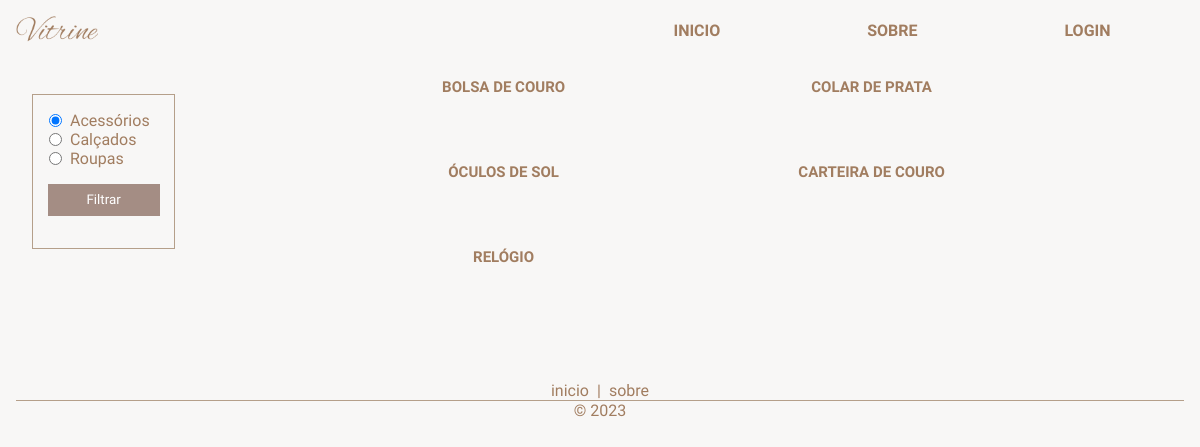
/views/produtos.php?categoria=Acessórios, run on the app's committed database.
### tables this page shows
CREATE TABLE categorias (
    id_categoria INT PRIMARY KEY AUTO_INCREMENT,
    nome_categoria VARCHAR(255) NOT NULL,
    img_categoria LONGBLOB
);

CREATE TABLE produtos (
    id_produto INT PRIMARY KEY AUTO_INCREMENT,
    nome_produto VARCHAR(255) NOT NULL,
    preco DECIMAL(6,2) NOT NULL,
    img_produto LONGBLOB,
    id_categoria INT,
    FOREIGN KEY (id_categoria) REFERENCES categorias (id_categoria)
);

### models/categoria.php (called while the page is built, shortened)
<?php
class Categoria
{
    public static function listar()
    {
        $query = "SELECT * FROM categorias ORDER BY nome_categoria ASC";
        $conexao = Conexao::conectar();
        $stmt = $conexao->prepare($query);
        $stmt->execute();
        $lista = $stmt->fetchAll();
        return $lista;
    }
}

### models/produto.php (called while the page is built, shortened)
<?php
class Produto
{
    public static function listarPorCategoria($categoria)
    {
        $query = "SELECT p.*, c.nome_categoria FROM produtos p
        JOIN categorias c ON p.id_categoria = c.id_categoria WHERE c.nome_categoria = :categoria";
        $conexao = Conexao::conectar();
        $stmt = $conexao->prepare($query);
        $stmt->bindValue(':categoria', $categoria);
        $stmt->execute();
        $lista = $stmt->fetchAll();
        return $lista;
    }
}

### views/produtos.php (the view, shortened to what this page needs)
<?php
require_once $_SERVER['DOCUMENT_ROOT'] . '/vitrine/layouts/_cabecalho.php';
require_once $_SERVER['DOCUMENT_ROOT'] . '/vitrine/models/categoria.php';
require_once $_SERVER['DOCUMENT_ROOT'] . '/vitrine/models/produto.php';
try {
    $categorias = Categoria::listar();
    if (isset($_GET['busca'])) {
        $termo = $_GET['busca'];
        $produtos = Produto::listarPorNome($termo);
    } else {
        $termo = $_GET['categoria'];
        $produtos = Produto::listarPorCategoria($termo);
    }
} catch (PDOException $e) {
    echo $e->getMessage();
}
?>
<section class="filtros-produtos">
    <section id="filtros">
        <form action="<?= $_SERVER['PHP_SELF'] ?>" method="get">
            <?php foreach ($categorias as $c) : ?>
                <div class="radios">
                    <input type="radio" name="categoria" id="categoria<?= $c['id_categoria'] ?>" value="<?= $c['nome_categoria'] ?>" <?= $termo == $c['nome_categoria'] ? 'checked' : '' ?>>
                    <label for="categoria<?= $c['id_categoria'] ?>"><?= $c['nome_categoria'] ?></label>
                </div>
            <?php endforeach; ?>
            <div class="campo-form">
                <input type="submit" value="Filtrar" class="btn self-center">
            </div>
        </form>
    </section>
    <section class="grade grade-produtos" id="produtos">
        <?php foreach ($produtos as $p) : ?>
            <div>
                <h2 class="titulo-cat"><?= $p['nome_produto'] ?></h2>
            </div>
        <?php endforeach; ?>
    </section>
</section>
<?php
require_once $_SERVER['DOCUMENT_ROOT'] . '/vitrine/layouts/_rodape.php';
?>

### layouts/_cabecalho.php (shortened to what this page needs)
<?php
$logado = isset($_SESSION['usuario']);
?>
<!DOCTYPE html>
<html lang="pt-BR">
<head>
    <link rel="stylesheet" href="/vitrine/css/style.css">
</head>
<body>
    <header>
        <nav>
            <div class="brand">
                <img src="/vitrine/img/android-chrome-512x512.png" alt="" width="100%">
            </div>
            <div class="navlinks">
                <a href="/vitrine/index.php">INICIO</a>
                <a href="/vitrine/views/sobre.php">SOBRE</a>
                <?php if (!$logado) : ?>
                    <a href="/vitrine/views/login.php">LOGIN</a>
                <?php else : ?>
                    <a href="/vitrine/controllers/logout_controller.php">LOGOUT</a>
                    <a href="/vitrine/views/perfil.php">PERFIL</a>
                <?php endif; ?>
            </div>
        </nav>
    </header>
    <main>

### layouts/_rodape.php (shortened to what this page needs)
</main>
<footer class="flex">
    <div class="links-rodape flex">
        <a href="">inicio</a>
        <span> | </span>
        <a href="">sobre</a>
    </div>
    <div>
        &copy; <?= date('Y') ?>
    </div>
</footer>
</body>
</html>

### css/style.css (style rules this page uses)
* { margin: 0; padding: 0; box-sizing: border-box; background-color: #f8f7f6; font-family: 'GFS Didot', serif; color: #a17d60; }
a { text-decoration: none; margin: 0 0.5rem; }
nav { padding: 1rem; display: flex; justify-content: space-between; align-items: center; }
nav a { font-weight: bold; }
.brand { width: 7%; }
.navlinks { width: 50%; display: flex; justify-content: space-around; }
main { padding: 1rem; }
input { border: 1px solid #b59f8a; padding: 0.5rem; width: 100%; }
form { padding: 1rem; border: 1px solid #b59f8a; }
.flex { display: flex; }
.btn { border: none; background-color: rgba(82, 37, 20, 0.5); width: 7rem; height: 2rem; padding: 0.5rem; color: white; cursor: pointer; padding: 0.5rem; }
.titulo-cat { text-transform: uppercase; font-size: 15px; }
.self-center { align-self: center; }
.grade, .grade-painel { display: grid; grid-template-columns: 20rem 20rem 20rem; justify-content: center; text-align: center; gap: 3rem; margin: 0 5rem; }
.grade-produtos { grid-template-columns: repeat(4, 20rem); }
footer { flex-direction: column; align-items: center; justify-content: center; margin: 5rem 1rem 1rem 1rem; }
.links-rodape { align-items: center; }
.campo-form { margin: 1rem; display: flex; flex-direction: column; }
.radios { display: flex; }
.radios input[type=radio] { width: revert; margin-right: 0.5rem; }
.filtros-produtos { display: grid; grid-template-columns: 15% auto auto auto; grid-template-areas: 'filtros produtos produtos produtos'; }
#filtros { grid-area: filtros; padding: 1rem; }
#produtos { grid-area: produtos; }
@media only screen and (max-width: 1200px) { .grade { grid-template-columns: 20rem 20rem; } }

### data on the page
categorias: nome_categoria "☑ Acessórios", nome_categoria "Acessórios"
categorias: nome_categoria "☐ Calçados", nome_categoria "Calçados"
categorias: nome_categoria "☐ Roupas", nome_categoria "Roupas"
produtos: nome_produto "BOLSA DE COURO"
produtos: nome_produto "COLAR DE PRATA"
produtos: nome_produto "ÓCULOS DE SOL"
produtos: nome_produto "CARTEIRA DE COURO"
produtos: nome_produto "RELÓGIO"
